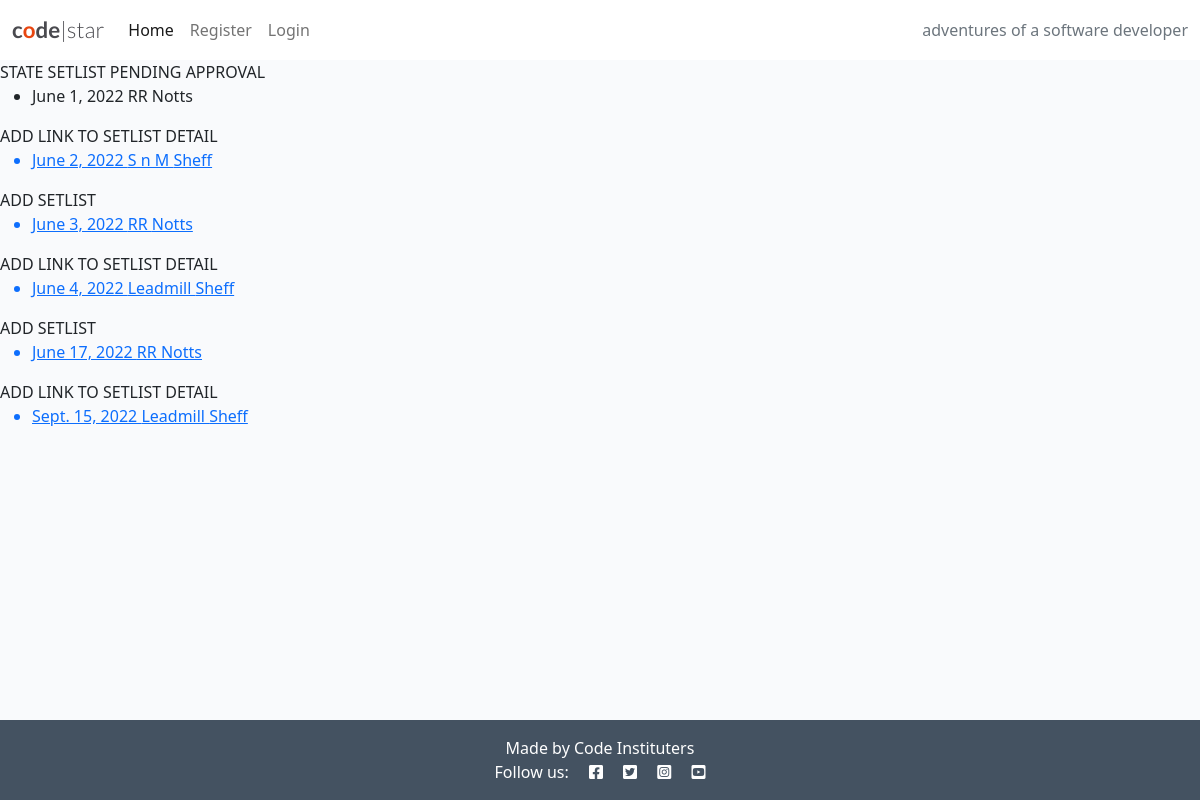
The page / on the database its author committed.
### home/models.py (models this page shows, shortened)
class Gig(models.Model):
    date = models.DateField(auto_now_add=False, auto_now=False, blank=True, null=True)
    venue = models.ForeignKey('setlist.Venue', on_delete=models.CASCADE, null=True)

### setlist/models.py (models this page shows)
class Venue(models.Model):
    name = models.CharField(max_length=200)
    city = models.CharField(max_length=200)
    def __str__(self):
        return self.name

### home/views.py (the view)
# urls.py: path('', views.gigs, name='index'),
def gigs(request):
    gigs = Gig.objects.all().order_by('date')
    gigs_setlist_published = Setlist.objects.filter(status=1)
    gigs_setlist_pending = Setlist.objects.filter(status=0)
    gigs_no_setlist = Gig.objects.filter(setlist_gig__isnull=True)
    context = {
        'gigs': gigs,
        'published': gigs_setlist_published,
        'pending': gigs_setlist_pending,
        'no_list': gigs_no_setlist,
    }
    return render(request, 'index.html', context)

### home/templates/index.html
{% extends 'base.html' %}
{% block content %}
{% for gig in gigs %}
    {% if gig.setlist_gig.status == 0 %}
    STATE SETLIST PENDING APPROVAL
    <ul>
        <li>{{ gig.date }} {{ gig.venue }} {{ gig.venue.city }}</li>
    </ul>
    {% elif gig.setlist_gig.status == 1 %}
    ADD LINK TO SETLIST DETAIL
    <ul>
        <a href="/setlist/setlist-detail/{{ gig.setlist.id }}"><li>{{ gig.date }} {{ gig.venue }} {{ gig.venue.city }}</li></a>
    </ul>
    {% else %}
    ADD SETLIST
    <ul>
        <a href="/setlist/add/{{ gig.pk }}"><li>{{ gig.date }} {{ gig.venue }} {{ gig.venue.city }}</li></a>
    </ul>
    {% endif %}
{% endfor %}
{% endblock %}

### static/css/style.css (style rules this page uses)
body { background-color: #F9FAFC; }
.main-bg { background-color: #F9FAFC; }

### rows shown on the page
Gig: date "June 1, 2022", venue "RR", venue.city "Notts"
Gig: date "June 2, 2022", venue "S n M", venue.city "Sheff"
Gig: date "June 3, 2022", venue "RR", venue.city "Notts"
Gig: date "June 4, 2022", venue "Leadmill", venue.city "Sheff"
Gig: date "June 17, 2022", venue "RR", venue.city "Notts"
Gig: date "Sept. 15, 2022", venue "Leadmill", venue.city "Sheff"
